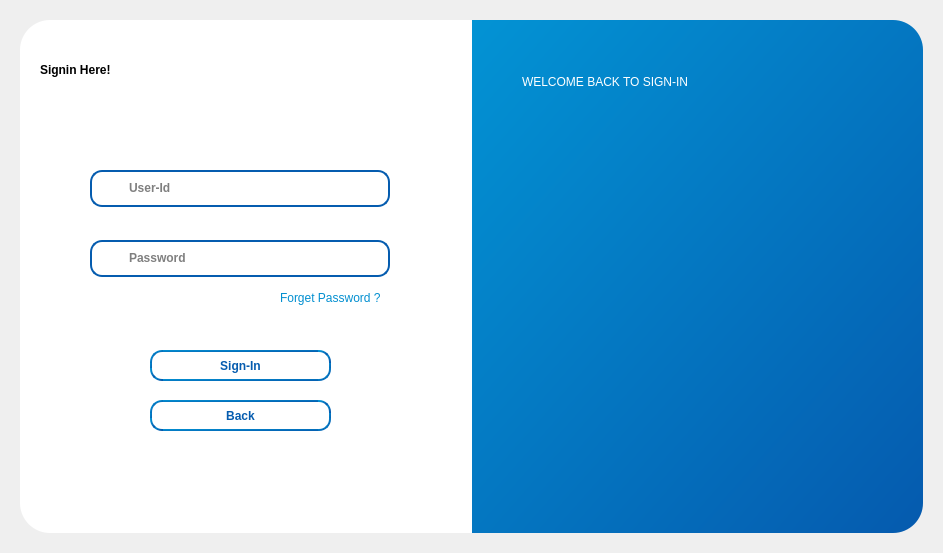
      <widget class="QWidget" name="page_2">
       <layout class="QHBoxLayout" name="horizontalLayout_3">
        <item>
         <widget class="QWidget" name="widget_5" native="true">
          <property name="minimumSize">
           <size>
            <width>921</width>
            <height>531</height>
           </size>
          </property>
          <property name="maximumSize">
           <size>
            <width>921</width>
            <height>531</height>
           </size>
          </property>
          <layout class="QHBoxLayout" name="horizontalLayout_7">
           <property name="spacing">
            <number>0</number>
           </property>
           <item>
            <widget class="QWidget" name="widget_8" native="true">
             <property name="focusPolicy">
              <enum>Qt::StrongFocus</enum>
             </property>
             <property name="styleSheet">
              <string notr="true">background-color: rgb(255, 255, 255);
border-top-left-radius: 30%;
border-bottom-left-radius: 30%;</string>
             </property>
             <widget class="QLabel" name="label_15">
              <property name="geometry">
               <rect>
                <x>20</x>
                <y>30</y>
                <width>169</width>
                <height>40</height>
               </rect>
              </property>
              <property name="styleSheet">
               <string notr="true">font: 87 22pt &quot;Segoe UI&quot;;
font-weight:600;</string>
              </property>
              <property name="text">
               <string>Signin Here!</string>
              </property>
             </widget>
             <widget class="QFrame" name="frame_8">
              <property name="geometry">
               <rect>
                <x>70</x>
                <y>150</y>
                <width>300</width>
                <height>37</height>
               </rect>
              </property>
              <property name="minimumSize">
               <size>
                <width>300</width>
                <height>37</height>
               </size>
              </property>
              <property name="maximumSize">
               <size>
                <width>300</width>
                <height>37</height>
               </size>
              </property>
              <property name="styleSheet">
               <string notr="true">QFrame#frame_8{
border: 2px solid rgb(5, 92, 175);
border-radius: 12%}
</string>
              </property>
              <property name="frameShape">
               <enum>QFrame::Box</enum>
              </property>
              <property name="frameShadow">
               <enum>QFrame::Plain</enum>
              </property>
              <property name="lineWidth">
               <number>2</number>
              </property>
              <widget class="QLabel" name="label_16">
               <property name="geometry">
                <rect>
                 <x>12</x>
                 <y>8</y>
                 <width>20</width>
                 <height>20</height>
                </rect>
               </property>
               <property name="minimumSize">
                <size>
                 <width>20</width>
                 <height>20</height>
                </size>
               </property>
               <property name="maximumSize">
                <size>
                 <width>20</width>
                 <height>20</height>
                </size>
               </property>
               <property name="styleSheet">
                <string notr="true">image: url(:/icons/assets/user.svg);</string>
               </property>
               <property name="text">
                <string/>
               </property>
              </widget>
              <widget class="QLineEdit" name="userget">
               <property name="geometry">
                <rect>
                 <x>37</x>
                 <y>8</y>
                 <width>250</width>
                 <height>20</height>
                </rect>
               </property>
               <property name="sizePolicy">
                <sizepolicy hsizetype="Expanding" vsizetype="Maximum">
                 <horstretch>0</horstretch>
                 <verstretch>0</verstretch>
                </sizepolicy>
               </property>
               <property name="minimumSize">
                <size>
                 <width>250</width>
                 <height>20</height>
                </size>
               </property>
               <property name="maximumSize">
                <size>
                 <width>250</width>
                 <height>20</height>
                </size>
               </property>
               <property name="focusPolicy">
                <enum>Qt::StrongFocus</enum>
               </property>
               <property name="styleSheet">
                <string notr="true">font: 75 12pt &quot;Segoe UI&quot;;
font-weight:550;</string>
               </property>
               <property name="placeholderText">
                <string>User-Id</string>
               </property>
              </widget>
             </widget>
             <widget class="QFrame" name="frame_9">
              <property name="geometry">
               <rect>
                <x>70</x>
                <y>220</y>
                <width>300</width>
                <height>37</height>
               </rect>
              </property>
              <property name="minimumSize">
               <size>
                <width>300</width>
                <height>37</height>
               </size>
              </property>
              <property name="maximumSize">
               <size>
                <width>300</width>
                <height>37</height>
               </size>
              </property>
              <property name="styleSheet">
               <string notr="true">QFrame#frame_9{
border: 2px solid rgb(5, 92, 175);
border-radius: 12%}
</string>
              </property>
              <property name="frameShape">
               <enum>QFrame::Box</enum>
              </property>
              <property name="frameShadow">
               <enum>QFrame::Plain</enum>
              </property>
              <property name="lineWidth">
               <number>2</number>
              </property>
              <widget class="QLabel" name="label_17">
               <property name="geometry">
                <rect>
                 <x>12</x>
                 <y>8</y>
                 <width>20</width>
                 <height>20</height>
                </rect>
               </property>
               <property name="minimumSize">
                <size>
                 <width>20</width>
                 <height>20</height>
                </size>
               </property>
               <property name="maximumSize">
                <size>
                 <width>20</width>
                 <height>20</height>
                </size>
               </property>
               <property name="styleSheet">
                <string notr="true">image: url(:/icons/assets/key.svg);</string>
               </property>
               <property name="text">
                <string/>
               </property>
              </widget>
              <widget class="QLineEdit" name="passget">
               <property name="geometry">
                <rect>
                 <x>37</x>
                 <y>8</y>
                 <width>230</width>
                 <height>20</height>
                </rect>
               </property>
               <property name="sizePolicy">
                <sizepolicy hsizetype="Expanding" vsizetype="Maximum">
                 <horstretch>0</horstretch>
                 <verstretch>0</verstretch>
                </sizepolicy>
               </property>
               <property name="minimumSize">
                <size>
                 <width>230</width>
                 <height>20</height>
                </size>
               </property>
               <property name="maximumSize">
                <size>
                 <width>230</width>
                 <height>20</height>
                </size>
               </property>
               <property name="focusPolicy">
                <enum>Qt::StrongFocus</enum>
               </property>
               <property name="styleSheet">
                <string notr="true">font: 75 12pt &quot;Segoe UI&quot;;
font-weight:550;
</string>
               </property>
               <property name="echoMode">
                <enum>QLineEdit::Password</enum>
               </property>
               <property name="placeholderText">
                <string>Password</string>
               </property>
              </widget>
              <widget class="QPushButton" name="showhide">
               <property name="geometry">
                <rect>
                 <x>270</x>
                 <y>7</y>
                 <width>23</width>
                 <height>23</height>
                </rect>
               </property>
               <property name="styleSheet">
                <string notr="true">QPushButton#showhide{
	
	image: url(:/icons/assets/show_key.svg);
}
QPushButton#showhide::checked{
	
	image: url(:/icons/assets/hide_key.svg);
}</string>
               </property>
               <property name="text">
                <string/>
               </property>
               <property name="checkable">
                <bool>true</bool>
               </property>
              </widget>
             </widget>
             <widget class="QPushButton" name="signinbtn">
              <property name="geometry">
               <rect>
                <x>130</x>
                <y>330</y>
                <width>181</width>
                <height>31</height>
               </rect>
              </property>
              <property name="minimumSize">
               <size>
                <width>181</width>
                <height>31</height>
               </size>
              </property>
              <property name="maximumSize">
               <size>
                <width>181</width>
                <height>31</height>
               </size>
              </property>
              <property name="cursor">
               <cursorShape>PointingHandCursor</cursorShape>
              </property>
              <property name="styleSheet">
               <string notr="true">QPushButton#signinbtn{
		border: 2px solid qlineargradient(spread:pad, x1:1, y1:1, x2:0, y2:0, stop:0 rgba(5, 90, 174, 255), stop:1 rgba(3, 147, 212, 255));
    border-radius: 12%;
	font: 75 12pt &quot;Segoe UI&quot;;
	font-weight: 550;
	color: rgb(5, 92, 175);
}
QPushButton#signinbtn::hover{
	
	background-color: qlineargradient(spread:pad, x1:1, y1:1, x2:0, y2:0, stop:0 rgba(5, 90, 174, 255), stop:1 rgba(3, 147, 212, 255));
	color: rgb(255, 255, 255);
}</string>
              </property>
              <property name="text">
               <string>Sign-In</string>
              </property>
             </widget>
             <widget class="QLabel" name="forgetpass">
              <property name="geometry">
               <rect>
                <x>260</x>
                <y>270</y>
                <width>109</width>
                <height>16</height>
               </rect>
              </property>
              <property name="cursor">
               <cursorShape>PointingHandCursor</cursorShape>
              </property>
              <property name="styleSheet">
               <string notr="true">QLabel#forgetpass{
font: 10pt &quot;Arial&quot;;
	color: rgb(3, 143, 208);
}
QLabel#forgetpass::hover{
	
	font: 87 10pt &quot;Arial&quot;;
	font-weight:800;
	color: rgb(5, 92, 175);
}</string>
              </property>
              <property name="text">
               <string>Forget Password ?</string>
              </property>
             </widget>
             <widget class="QPushButton" name="backbtn">
              <property name="geometry">
               <rect>
                <x>130</x>
                <y>380</y>
                <width>181</width>
                <height>31</height>
               </rect>
              </property>
              <property name="minimumSize">
               <size>
                <width>181</width>
                <height>31</height>
               </size>
              </property>
              <property name="maximumSize">
               <size>
                <width>181</width>
                <height>31</height>
               </size>
              </property>
              <property name="cursor">
               <cursorShape>PointingHandCursor</cursorShape>
              </property>
              <property name="styleSheet">
               <string notr="true">QPushButton#backbtn{
		border: 2px solid qlineargradient(spread:pad, x1:1, y1:1, x2:0, y2:0, stop:0 rgba(5, 90, 174, 255), stop:1 rgba(3, 147, 212, 255));
    border-radius: 12%;
	font: 75 12pt &quot;Segoe UI&quot;;
	font-weight: 550;
	color: rgb(5, 92, 175);
}
QPushButton#backbtn::hover{
	
	background-color: qlineargradient(spread:pad, x1:1, y1:1, x2:0, y2:0, stop:0 rgba(5, 90, 174, 255), stop:1 rgba(3, 147, 212, 255));
	color: rgb(255, 255, 255);
}</string>
              </property>
              <property name="text">
               <string>Back</string>
              </property>
             </widget>
            </widget>
           </item>
           <item>
            <widget class="QWidget" name="widget_9" native="true">
             <property name="styleSheet">
              <string notr="true">QWidget#widget_9{
	
	background-color: qlineargradient(spread:pad, x1:1, y1:1, x2:0, y2:0, stop:0 rgba(5, 90, 174, 255), stop:1 rgba(3, 147, 212, 255));
	border-top-right-radius: 30%;
	border-bottom-right-radius: 30%;
}</string>
             </property>
             <widget class="QLabel" name="label_19">
              <property name="geometry">
               <rect>
                <x>50</x>
                <y>40</y>
                <width>366</width>
                <height>43</height>
               </rect>
              </property>
              <property name="styleSheet">
               <string notr="true">font: 26pt &quot;Impact&quot;; color: white</string>
              </property>
              <property name="text">
               <string>WELCOME BACK TO SIGN-IN</string>
              </property>
             </widget>
             <widget class="QLabel" name="label_20">
              <property name="geometry">
               <rect>
                <x>100</x>
                <y>130</y>
                <width>281</width>
                <height>271</height>
               </rect>
              </property>
              <property name="minimumSize">
               <size>
                <width>281</width>
                <height>271</height>
               </size>
              </property>
              <property name="maximumSize">
               <size>
                <width>281</width>
                <height>271</height>
               </size>
              </property>
              <property name="styleSheet">
               <string notr="true">image: url(:/icons/assets/login.png);</string>
              </property>
              <property name="text">
               <string/>
              </property>
             </widget>
            </widget>
           </item>
          </layout>
         </widget>
        </item>
       </layout>
      </widget>
